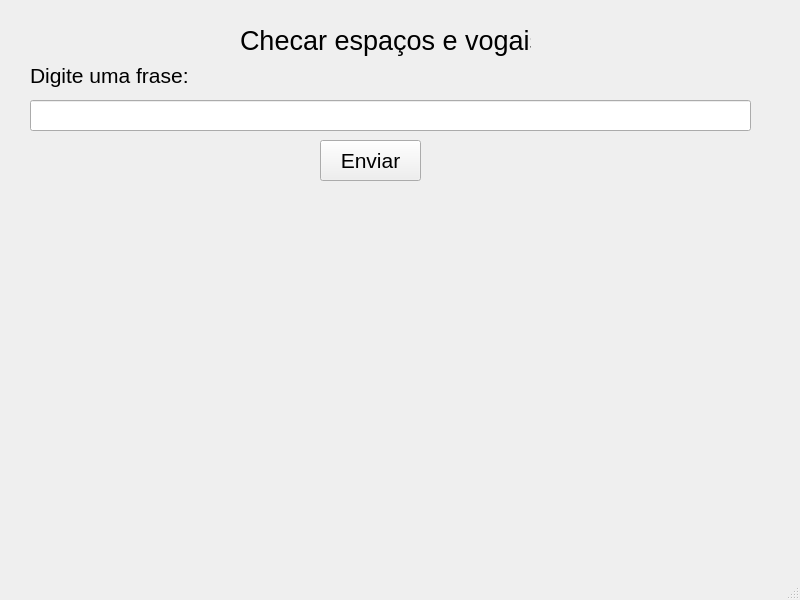
<?xml version="1.0" encoding="UTF-8"?>
<ui version="4.0">
 <class>MainWindow</class>
 <widget class="QMainWindow" name="MainWindow">
  <property name="geometry">
   <rect>
    <x>0</x>
    <y>0</y>
    <width>800</width>
    <height>600</height>
   </rect>
  </property>
  <property name="windowTitle">
   <string>MainWindow</string>
  </property>
  <widget class="QWidget" name="centralwidget">
   <widget class="QLabel" name="label">
    <property name="geometry">
     <rect>
      <x>240</x>
      <y>20</y>
      <width>291</width>
      <height>41</height>
     </rect>
    </property>
    <property name="font">
     <font>
      <pointsize>20</pointsize>
     </font>
    </property>
    <property name="text">
     <string>Checar espaços e vogais</string>
    </property>
   </widget>
   <widget class="QLabel" name="label_2">
    <property name="geometry">
     <rect>
      <x>30</x>
      <y>60</y>
      <width>291</width>
      <height>31</height>
     </rect>
    </property>
    <property name="font">
     <font>
      <pointsize>16</pointsize>
     </font>
    </property>
    <property name="text">
     <string>Digite uma frase:</string>
    </property>
   </widget>
   <widget class="QLineEdit" name="lineEdit">
    <property name="geometry">
     <rect>
      <x>30</x>
      <y>100</y>
      <width>721</width>
      <height>31</height>
     </rect>
    </property>
    <property name="font">
     <font>
      <pointsize>16</pointsize>
     </font>
    </property>
   </widget>
   <widget class="QLabel" name="label_res">
    <property name="geometry">
     <rect>
      <x>30</x>
      <y>190</y>
      <width>721</width>
      <height>361</height>
     </rect>
    </property>
    <property name="font">
     <font>
      <pointsize>16</pointsize>
     </font>
    </property>
    <property name="text">
     <string/>
    </property>
    <property name="alignment">
     <set>Qt::AlignCenter</set>
    </property>
    <property name="wordWrap">
     <bool>true</bool>
    </property>
   </widget>
   <widget class="QPushButton" name="pushButton">
    <property name="geometry">
     <rect>
      <x>320</x>
      <y>140</y>
      <width>101</width>
      <height>41</height>
     </rect>
    </property>
    <property name="font">
     <font>
      <pointsize>16</pointsize>
     </font>
    </property>
    <property name="text">
     <string>Enviar</string>
    </property>
   </widget>
  </widget>
  <widget class="QMenuBar" name="menubar">
   <property name="geometry">
    <rect>
     <x>0</x>
     <y>0</y>
     <width>800</width>
     <height>21</height>
    </rect>
   </property>
  </widget>
  <widget class="QStatusBar" name="statusbar"/>
 </widget>
 <resources/>
 <connections/>
</ui>
